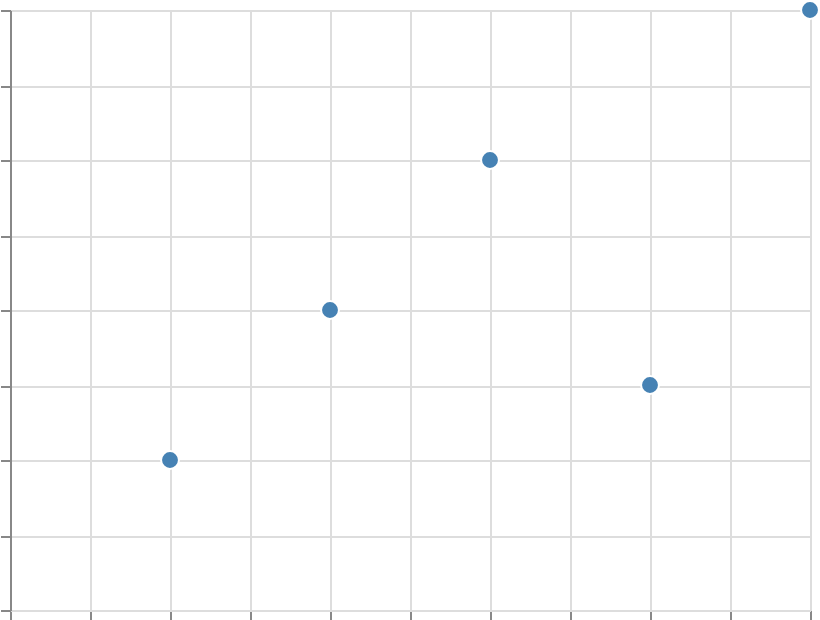

The Vega-Lite source for this figure:
### Vega specification from a JSON file in a GitHub repository (floating-point values rounded to 4 significant figures)
{"$schema": "https://vega.github.io/schema/vega/v6.json", "width": 400, "height": 300, "padding": 5, "background": "white", "autosize": "none", "data": [{"name": "table", "values": [{"x": 1, "y": 2}, {"x": 2, "y": 4}, {"x": 3, "y": 6}, {"x": 4, "y": 3}, {"x": 5, "y": 8}]}], "scales": [{"name": "x", "type": "linear", "domain": {"data": "table", "field": "x"}, "range": "width", "nice": true}, {"name": "y", "type": "linear", "domain": {"data": "table", "field": "y"}, "range": [{"signal": "height"}, 0], "nice": true}], "axes": [{"scale": "x", "orient": "bottom", "grid": true, "labels": false}, {"scale": "y", "orient": "left", "grid": true, "labels": false}], "marks": [{"type": "symbol", "from": {"data": "table"}, "encode": {"update": {"x": {"scale": "x", "field": "x"}, "y": {"scale": "y", "field": "y"}, "size": {"value": 80}, "fill": {"value": "steelblue"}, "stroke": {"value": "white"}, "strokeWidth": {"value": 1}}}}]}
